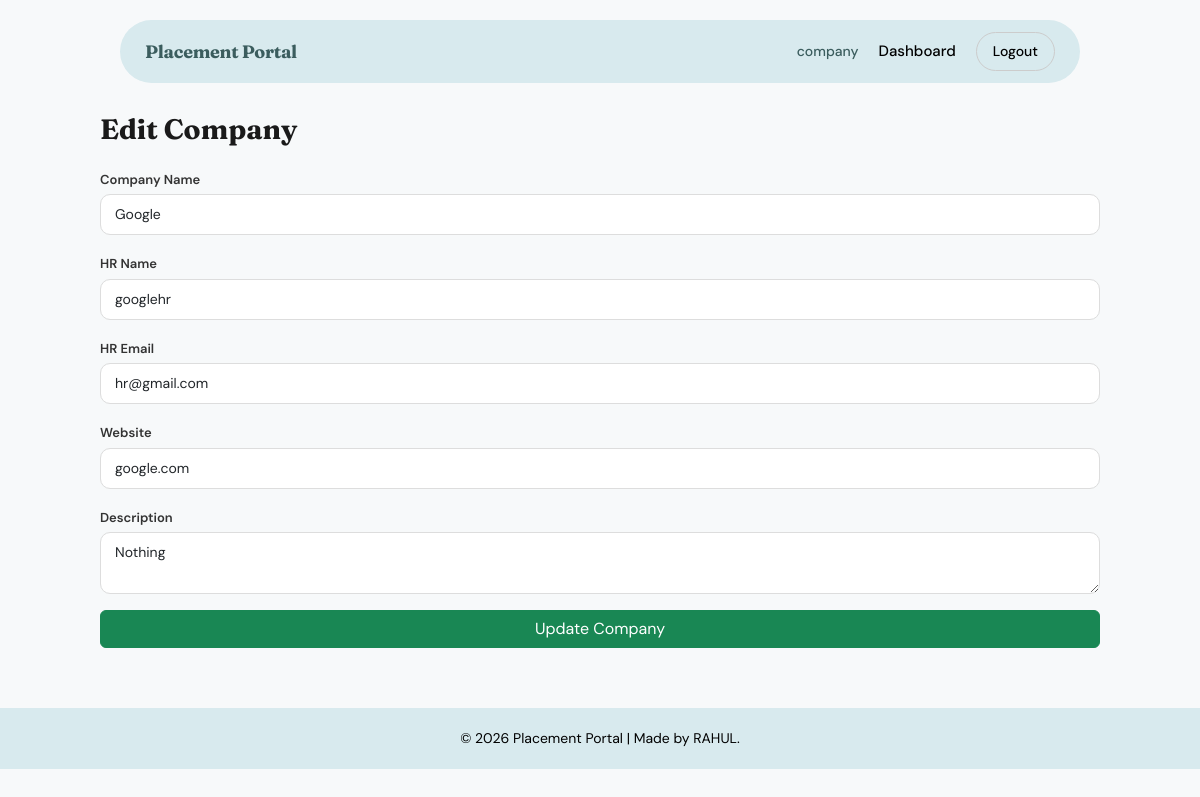
Screenshot of /company/edit-profile (signed in) with the database file from the repository.
### models.py (models this page shows, shortened)
class User(UserMixin, db.Model):
    __tablename__ = "user"
    id             = db.Column(db.Integer, primary_key=True)
    email          = db.Column(db.String(150), unique=True, nullable=False, index=True)
    password_hash  = db.Column(db.String(256), nullable=False)
    role           = db.Column(db.String(20),  nullable=False)
    _is_active     = db.Column("is_active", db.Boolean, default=True, nullable=False)
    is_blacklisted = db.Column(db.Boolean, default=False, nullable=False)
    created_at     = db.Column(db.DateTime, default=datetime.utcnow, nullable=False)
    updated_at     = db.Column(db.DateTime, default=datetime.utcnow, onupdate=datetime.utcnow)
    company_profile = db.relationship("Company",      backref="user", uselist=False, cascade="all, delete-orphan")
    student_profile = db.relationship("Student",      backref="user", uselist=False, cascade="all, delete-orphan")
    notifications   = db.relationship("Notification", backref="user", lazy="dynamic",  cascade="all, delete-orphan")
    @property
    def is_active(self):
        return self._is_active and not self.is_blacklisted
    @is_active.setter
    def is_active(self, value: bool):
        self._is_active = value

class Company(db.Model):
    __tablename__ = "company"
    id               = db.Column(db.Integer, primary_key=True)
    user_id          = db.Column(db.Integer, db.ForeignKey("user.id"), nullable=False, unique=True)
    name             = db.Column(db.String(150), nullable=False, index=True)
    hr_contact       = db.Column(db.String(100))
    hr_email         = db.Column(db.String(150))
    website          = db.Column(db.String(200))
    description      = db.Column(db.Text)
    logo_path        = db.Column(db.String(255))
    approval_status  = db.Column(db.String(20), default="Pending", nullable=False)
    rejection_reason = db.Column(db.Text)
    approved_at      = db.Column(db.DateTime)
    created_at       = db.Column(db.DateTime, default=datetime.utcnow, nullable=False)
    drives = db.relationship("PlacementDrive", backref="company", lazy="dynamic", cascade="all, delete-orphan")

### app.py (the view, shortened to what this page needs)
@app.route("/company/edit-profile", methods=["GET", "POST"])
@login_required
def edit_company_profile():
    if current_user.role != "company":
        return redirect(url_for("home"))
    company = Company.query.filter_by(user_id=current_user.id).first()
    return render_template("edit_company.html", company=company)

### app.py (called while the page is built)
@login_manager.user_loader
def load_user(user_id):
    return User.query.get(int(user_id))

### templates/edit_company.html
{% extends "base.html" %}
{% block content %}
<div class="page-container">
    <h2 class="page-title">Edit Company</h2>
    <form method="POST">
        <div class="mb-3">
            <label class="form-label">Company Name</label>
            <input type="text" name="name" value="{{ company.name }}" class="form-control" required>
        </div>
        <div class="mb-3">
            <label class="form-label">HR Name</label>
            <input type="text" name="hr_contact" value="{{ company.hr_contact }}" class="form-control">
        </div>
        <div class="mb-3">
            <label class="form-label">HR Email</label>
            <input type="email" name="hr_email" value="{{ company.hr_email }}" class="form-control">
        </div>
        <div class="mb-3">
            <label class="form-label">Website</label>
            <input type="text" name="website" value="{{ company.website }}" class="form-control">
        </div>
        <div class="mb-3">
            <label class="form-label">Description</label>
            <textarea name="description" class="form-control">{{ company.description }}</textarea>
        </div>
        <button type="submit" class="btn btn-success w-100">Update Company</button>
    </form>
</div>
{% endblock %}

### templates/base.html (shortened to what this page needs)
<!DOCTYPE html>
<html lang="en">
<head>
    <link href="https://cdn.jsdelivr.net/npm/bootstrap@5.3.3/dist/css/bootstrap.min.css" rel="stylesheet">
    <link href="{{ url_for('static', filename='style.css') }}" rel="stylesheet">
</head>
<body>
<nav class="custom-navbar">
    <div class="nav-container">
        <a class="logo" href="{{ url_for('home') }}">Placement Portal</a>
        <div class="nav-links">
            {% if current_user.is_authenticated %}
                <span class="user-name">{{ current_user.role }}</span>
                <a href="{{ url_for('dashboard') }}" class="nav-item">Dashboard</a>
                <a href="{{ url_for('logout') }}" class="nav-btn">Logout</a>
            {% else %}
                <a href="{{ url_for('login') }}" class="nav-item">Login</a>
                <a href="{{ url_for('register') }}" class="nav-btn primary">Get Started</a>
            {% endif %}
        </div>
    </div>
</nav>
<div class="container content">
    {% block content %}{% endblock %}
</div>
<footer class="footer">
    <div class="footer-container">
        <p>© 2026 Placement Portal | Made by RAHUL.</p>
    </div>
</footer>
</body>
</html>

### static/style.css (style rules this page uses)
:root { --brand-bg: #d8eaee; --brand-dark: rgb(59, 93, 94); --accent: #000000; --surface: #ffffff; --muted: #666; --radius: 50px; --radius-card: 16px; --radius-sm: 10px; --shadow: 0 4px 24px rgba(0,0,0,0.08); }
* { box-sizing: border-box; }
body { font-family: 'DM Sans', sans-serif; background: #f7f9fa; color: #1a1a1a; margin: 0; }
.custom-navbar { display: flex; justify-content: center; margin-top: 20px; }
.nav-container { width: 80%; background: var(--brand-bg); border-radius: var(--radius); padding: 12px 25px; display: flex; justify-content: space-between; align-items: center; }
.logo { text-decoration: none; color: var(--brand-dark); font-family: 'Fraunces', serif; font-weight: 700; font-size: 18px; letter-spacing: -0.3px; }
.nav-links { display: flex; align-items: center; gap: 20px; }
.nav-item { text-decoration: none; color: #000; font-weight: 500; font-size: 15px; transition: color .2s; }
.nav-btn { text-decoration: none; padding: 8px 16px; border-radius: 20px; background: transparent; border: 1px solid #ccc; color: black; font-size: 14px; font-weight: 500; transition: background .2s, border-color .2s; }
.user-name { font-weight: 500; font-size: 14px; color: var(--brand-dark); }
.content { margin-top: 30px; }
.footer { margin-top: 60px; padding: 20px 0; text-align: center; background: var(--brand-bg); }
.footer-container p { margin: 0; color: #000; font-size: 14px; }
.form-control { border-radius: 10px; border: 1px solid #ddd; padding: 9px 14px; font-size: 14px; transition: border-color .2s, box-shadow .2s; }
.form-label { font-size: 13px; font-weight: 600; color: #333; margin-bottom: 5px; }
.page-container { max-width: 1000px; margin: 30px auto; }
.page-title { font-family: 'Fraunces', serif; font-size: 28px; font-weight: 700; margin-bottom: 20px; }

### rows the page displays
User: role "company"
Company: name "Google", hr_contact "googlehr", hr_email "hr@gmail.com", website "google.com", description "Nothing"
